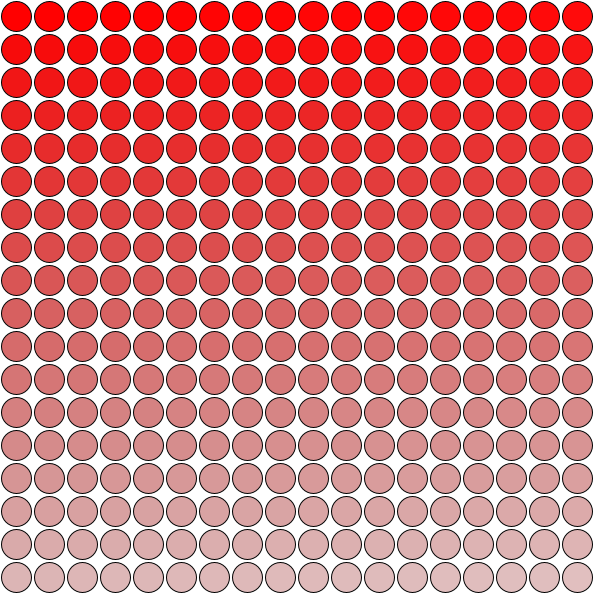
Frame 1 (no input)
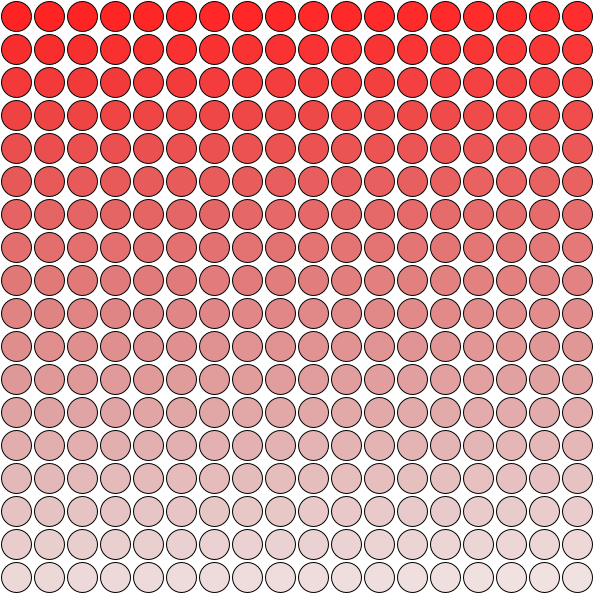
Frame 60 (the mouse pressed at the canvas centre just before this capture)
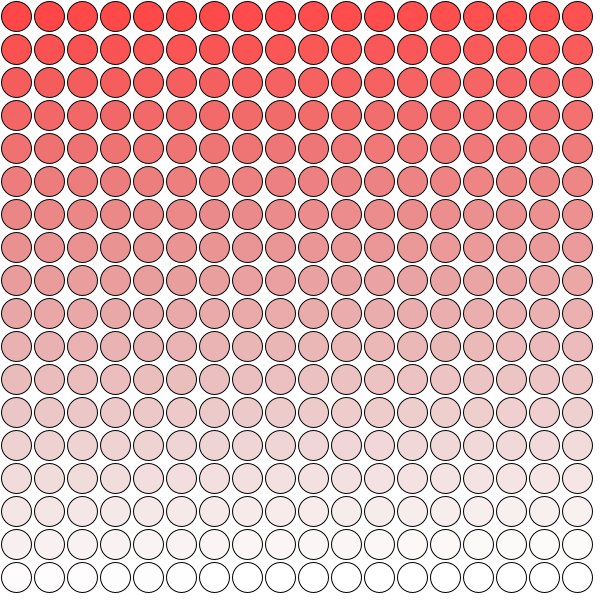
Frame 120 (the mouse held since frame 60 and released just before this capture)

The Processing sketch that drew these frames (run headless with seeded random() and noise(); from frame 60 on, the mouse is pressed at the canvas centre):

// Processing sketch: FigurasEnCuadrados
// ── FigurasEnCuadrados.pde
void setup (){
size(600,600);
smooth();
}

int desp = 0;

void draw(){
background(255);
elementosEnCuadrado(324);
}

void elementosEnCuadrado(int cuantos){
  float lado =sqrt(cuantos);
  int ladoN =ceil(lado);
  float ancho =width/ladoN;
  
  
  for (int n=0; n<cuantos; n++){
    int fila =ceil(n/ladoN);
    int columna =ceil(n-(fila*ladoN));
    float transparencia =map(n+desp,0,cuantos,255,64);
    float rojo =map(fila,0,ladoN,255,128);
    fill (rojo,0,0,transparencia);
    ellipse ((columna*ancho)+ancho/2, (fila*ancho)+ancho/2 , ancho*0.9, ancho*0.9);
    println (n);
  }
  desp++;
  println (desp);
}
